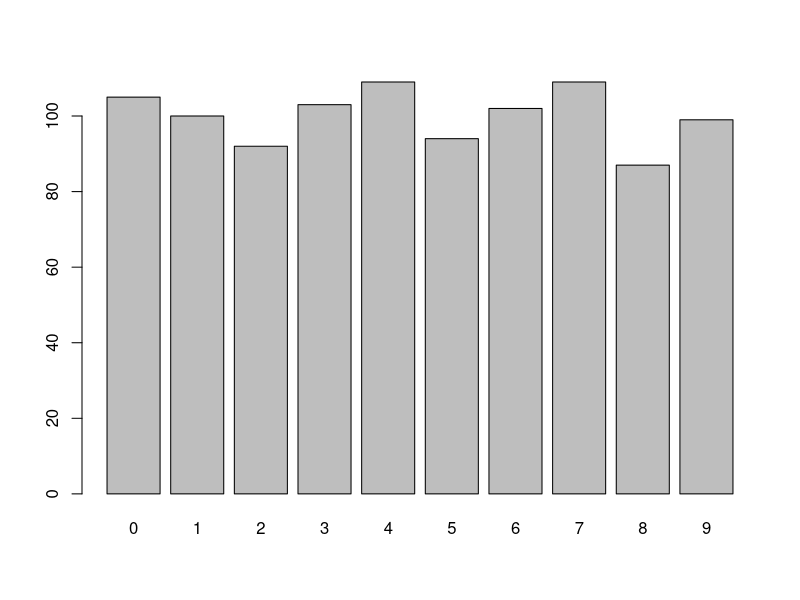
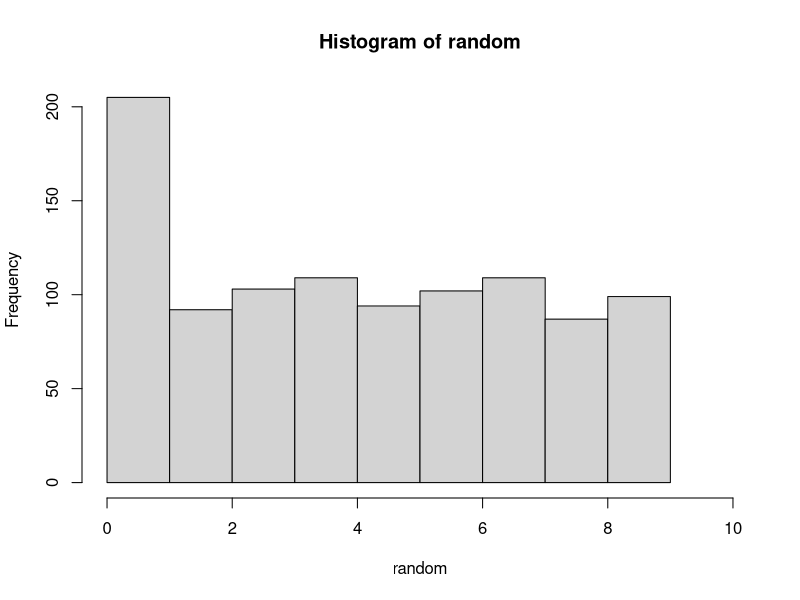
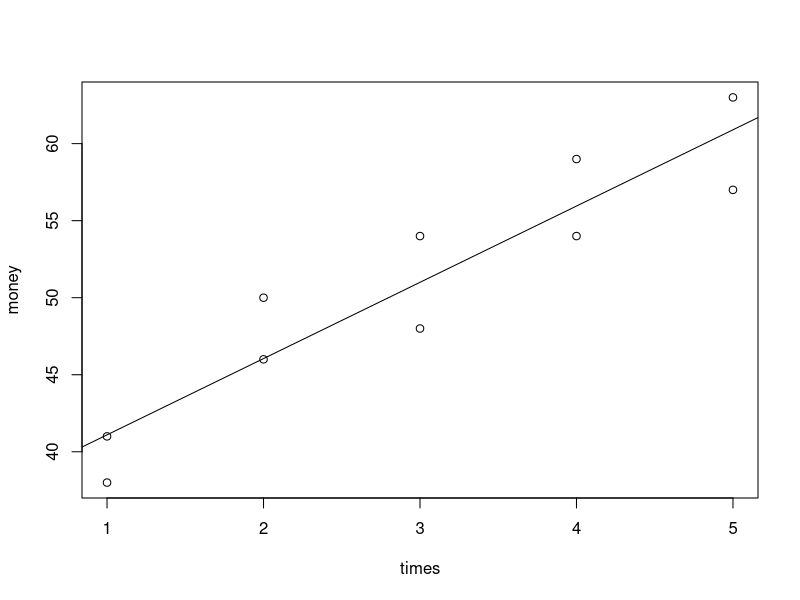

Source code (R) for these figures, in order:
## ---- chunk 1
knitr::opts_chunk$set(echo = TRUE)
## ---- chunk 2
#example(barplot)
random <- as.integer(runif(1000,0,10))
table(random)
relativeFreq <- table(random)/1000
relativeFreq
relativeFreqPercent <- relativeFreq *100
relativeFreqPercent
barplot(table(random))
## ---- chunk 3
# example(hist)
hist(random,breaks = 10,xlim=c(0,10))
## ---- chunk 4
ran <- as.integer(runif(100,0,100))
stem(ran)
## ---- chunk 5
with(airquality,table(OzHi = Ozone >80,Month,useNA = "ifany"))
## ---- chunk 6
times <- c(2,5,1,3,4,1,5,3,4,2)
money <- c(50,57,41,54,54,38,63,48,59,46)
plot(money~times)
lmodel <- lm(money~times)
abline(lmodel)
